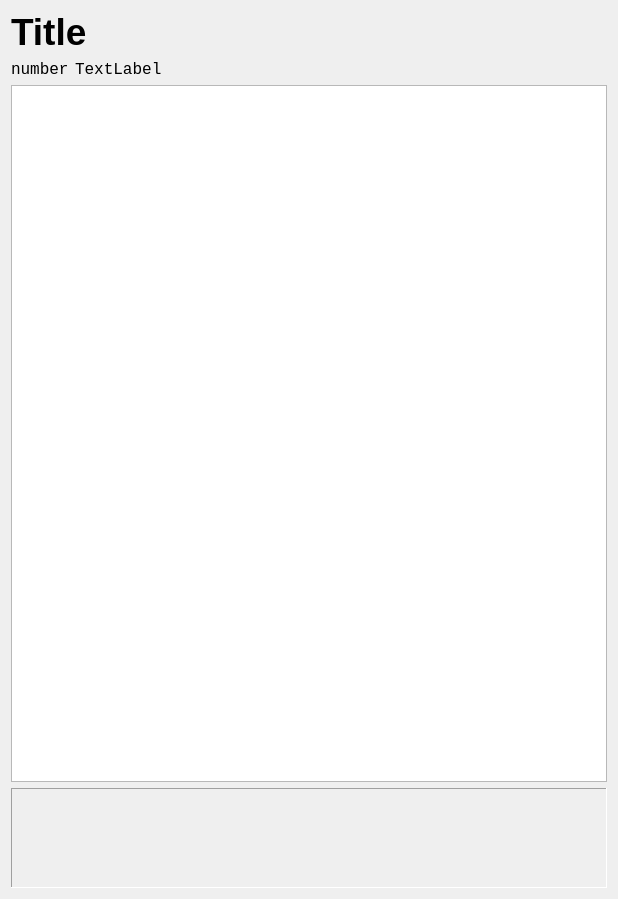
<?xml version="1.0" encoding="UTF-8"?>
<ui version="4.0">
 <class>Form</class>
 <widget class="QWidget" name="Form">
  <property name="geometry">
   <rect>
    <x>0</x>
    <y>0</y>
    <width>618</width>
    <height>899</height>
   </rect>
  </property>
  <property name="minimumSize">
   <size>
    <width>600</width>
    <height>0</height>
   </size>
  </property>
  <property name="windowTitle">
   <string>Form</string>
  </property>
  <layout class="QVBoxLayout" name="main_layout">
   <property name="sizeConstraint">
    <enum>QLayout::SetMinimumSize</enum>
   </property>
   <item>
    <widget class="QPushButton" name="title_button">
     <property name="font">
      <font>
       <pointsize>28</pointsize>
       <weight>75</weight>
       <bold>true</bold>
      </font>
     </property>
     <property name="cursor">
      <cursorShape>PointingHandCursor</cursorShape>
     </property>
     <property name="layoutDirection">
      <enum>Qt::LeftToRight</enum>
     </property>
     <property name="styleSheet">
      <string notr="true">text-align: left;
border-radius: 10px;</string>
     </property>
     <property name="text">
      <string>Title</string>
     </property>
     <property name="icon">
      <iconset resource="../../.venv/Lib/site-packages/qcustomwidgets/resources/icons.qrc">
       <normaloff>:/svg/issue-opened</normaloff>:/svg/issue-opened</iconset>
     </property>
     <property name="iconSize">
      <size>
       <width>24</width>
       <height>24</height>
      </size>
     </property>
     <property name="flat">
      <bool>true</bool>
     </property>
    </widget>
   </item>
   <item>
    <layout class="QHBoxLayout" name="horizontal_layout">
     <item>
      <widget class="QLabel" name="number_label">
       <property name="font">
        <font>
         <family>Consolas</family>
         <pointsize>12</pointsize>
        </font>
       </property>
       <property name="text">
        <string>number</string>
       </property>
      </widget>
     </item>
     <item>
      <widget class="QLabel" name="dt_label">
       <property name="font">
        <font>
         <family>Consolas</family>
         <pointsize>12</pointsize>
        </font>
       </property>
       <property name="text">
        <string>TextLabel</string>
       </property>
      </widget>
     </item>
     <item>
      <spacer name="horizontalSpacer">
       <property name="orientation">
        <enum>Qt::Horizontal</enum>
       </property>
       <property name="sizeHint" stdset="0">
        <size>
         <width>40</width>
         <height>20</height>
        </size>
       </property>
      </spacer>
     </item>
    </layout>
   </item>
   <item>
    <widget class="QTextBrowser" name="text_browser">
     <property name="minimumSize">
      <size>
       <width>0</width>
       <height>500</height>
      </size>
     </property>
    </widget>
   </item>
   <item>
    <widget class="QScrollArea" name="scroll_area">
     <property name="sizePolicy">
      <sizepolicy hsizetype="Expanding" vsizetype="Minimum">
       <horstretch>0</horstretch>
       <verstretch>0</verstretch>
      </sizepolicy>
     </property>
     <property name="minimumSize">
      <size>
       <width>0</width>
       <height>100</height>
      </size>
     </property>
     <property name="maximumSize">
      <size>
       <width>16777215</width>
       <height>16777215</height>
      </size>
     </property>
     <property name="frameShape">
      <enum>QFrame::Panel</enum>
     </property>
     <property name="verticalScrollBarPolicy">
      <enum>Qt::ScrollBarAlwaysOff</enum>
     </property>
     <property name="horizontalScrollBarPolicy">
      <enum>Qt::ScrollBarAsNeeded</enum>
     </property>
     <property name="sizeAdjustPolicy">
      <enum>QAbstractScrollArea::AdjustIgnored</enum>
     </property>
     <property name="widgetResizable">
      <bool>true</bool>
     </property>
     <property name="alignment">
      <set>Qt::AlignHCenter|Qt::AlignTop</set>
     </property>
     <widget class="QWidget" name="scrollAreaWidgetContents">
      <property name="geometry">
       <rect>
        <x>0</x>
        <y>0</y>
        <width>598</width>
        <height>98</height>
       </rect>
      </property>
      <property name="minimumSize">
       <size>
        <width>0</width>
        <height>0</height>
       </size>
      </property>
      <layout class="QHBoxLayout" name="images_layout">
       <property name="leftMargin">
        <number>0</number>
       </property>
       <property name="topMargin">
        <number>0</number>
       </property>
       <property name="rightMargin">
        <number>0</number>
       </property>
       <property name="bottomMargin">
        <number>0</number>
       </property>
      </layout>
     </widget>
    </widget>
   </item>
  </layout>
 </widget>
 <resources>
  <include location="../../.venv/Lib/site-packages/qcustomwidgets/resources/icons.qrc"/>
 </resources>
 <connections/>
</ui>
